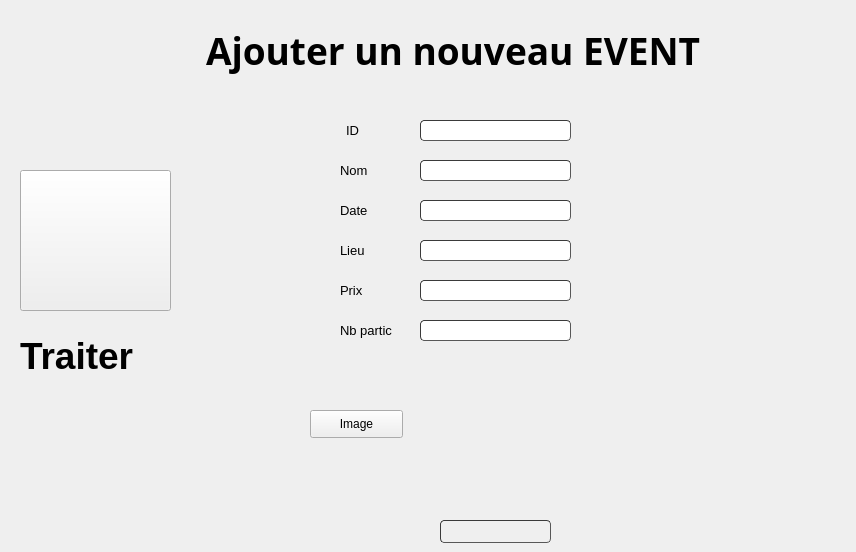
       <widget class="QWidget" name="page_2">
        <widget class="QLabel" name="text_nb">
         <property name="geometry">
          <rect>
           <x>340</x>
           <y>320</y>
           <width>71</width>
           <height>21</height>
          </rect>
         </property>
         <property name="font">
          <font>
           <pointsize>10</pointsize>
          </font>
         </property>
         <property name="text">
          <string>Nb partic</string>
         </property>
        </widget>
        <widget class="QLabel" name="text_prix">
         <property name="geometry">
          <rect>
           <x>340</x>
           <y>280</y>
           <width>61</width>
           <height>21</height>
          </rect>
         </property>
         <property name="font">
          <font>
           <pointsize>10</pointsize>
          </font>
         </property>
         <property name="text">
          <string>Prix</string>
         </property>
        </widget>
        <widget class="QLabel" name="label_17">
         <property name="geometry">
          <rect>
           <x>346</x>
           <y>120</y>
           <width>61</width>
           <height>21</height>
          </rect>
         </property>
         <property name="font">
          <font>
           <pointsize>10</pointsize>
          </font>
         </property>
         <property name="text">
          <string>ID</string>
         </property>
        </widget>
        <widget class="QLineEdit" name="lieu">
         <property name="geometry">
          <rect>
           <x>420</x>
           <y>240</y>
           <width>151</width>
           <height>21</height>
          </rect>
         </property>
         <property name="styleSheet">
          <string notr="true">	border-width: 1px; border-radius: 4px;
	border-color: rgb(58, 58, 58);
	border-style: inset;
	padding: 0 8px;


	selection-color: rgb(60, 63, 65);</string>
         </property>
        </widget>
        <widget class="QLineEdit" name="prix">
         <property name="geometry">
          <rect>
           <x>420</x>
           <y>280</y>
           <width>151</width>
           <height>21</height>
          </rect>
         </property>
         <property name="styleSheet">
          <string notr="true">	border-width: 1px; border-radius: 4px;
	border-color: rgb(58, 58, 58);
	border-style: inset;
	padding: 0 8px;


	selection-color: rgb(60, 63, 65);</string>
         </property>
        </widget>
        <widget class="QLabel" name="text_lieu">
         <property name="geometry">
          <rect>
           <x>340</x>
           <y>240</y>
           <width>61</width>
           <height>21</height>
          </rect>
         </property>
         <property name="font">
          <font>
           <pointsize>10</pointsize>
          </font>
         </property>
         <property name="text">
          <string>Lieu</string>
         </property>
        </widget>
        <widget class="QLineEdit" name="nom">
         <property name="geometry">
          <rect>
           <x>420</x>
           <y>160</y>
           <width>151</width>
           <height>21</height>
          </rect>
         </property>
         <property name="styleSheet">
          <string notr="true">	border-width: 1px; border-radius: 4px;
	border-color: rgb(58, 58, 58);
	border-style: inset;
	padding: 0 8px;


	selection-color: rgb(60, 63, 65);</string>
         </property>
        </widget>
        <widget class="QLineEdit" name="date">
         <property name="geometry">
          <rect>
           <x>420</x>
           <y>200</y>
           <width>151</width>
           <height>21</height>
          </rect>
         </property>
         <property name="styleSheet">
          <string notr="true">	border-width: 1px; border-radius: 4px;
	border-color: rgb(58, 58, 58);
	border-style: inset;
	padding: 0 8px;


	selection-color: rgb(60, 63, 65);</string>
         </property>
        </widget>
        <widget class="QLabel" name="text_date">
         <property name="geometry">
          <rect>
           <x>340</x>
           <y>200</y>
           <width>61</width>
           <height>21</height>
          </rect>
         </property>
         <property name="font">
          <font>
           <pointsize>10</pointsize>
          </font>
         </property>
         <property name="text">
          <string>Date</string>
         </property>
        </widget>
        <widget class="QPushButton" name="Valider">
         <property name="geometry">
          <rect>
           <x>440</x>
           <y>520</y>
           <width>111</width>
           <height>23</height>
          </rect>
         </property>
         <property name="styleSheet">
          <string notr="true">	border-width: 1px; border-radius: 4px;
	border-color: rgb(58, 58, 58);
	border-style: inset;
	padding: 0 8px;


	selection-color: rgb(60, 63, 65);
image: url(:/new/prefix1/icons/icons8_checkmark_96px.png);</string>
         </property>
         <property name="text">
          <string/>
         </property>
         <property name="icon">
          <iconset>
           <normaloff>:/icons/icons8_checkmark_96px.png</normaloff>:/icons/icons8_checkmark_96px.png</iconset>
         </property>
        </widget>
        <widget class="QLabel" name="label_7">
         <property name="geometry">
          <rect>
           <x>206</x>
           <y>20</y>
           <width>641</width>
           <height>61</height>
          </rect>
         </property>
         <property name="font">
          <font>
           <family>Nueva Std</family>
           <pointsize>28</pointsize>
           <weight>75</weight>
           <bold>true</bold>
          </font>
         </property>
         <property name="text">
          <string>Ajouter un nouveau EVENT</string>
         </property>
         <property name="textFormat">
          <enum>Qt::RichText</enum>
         </property>
        </widget>
        <widget class="QLineEdit" name="id">
         <property name="geometry">
          <rect>
           <x>420</x>
           <y>120</y>
           <width>151</width>
           <height>21</height>
          </rect>
         </property>
         <property name="styleSheet">
          <string notr="true">	border-width: 1px; border-radius: 4px;
	border-color: rgb(58, 58, 58);
	border-style: inset;
	padding: 0 8px;


	selection-color: rgb(60, 63, 65);
color: rgb(255, 255, 127);</string>
         </property>
        </widget>
        <widget class="QLabel" name="text_nom">
         <property name="geometry">
          <rect>
           <x>340</x>
           <y>160</y>
           <width>61</width>
           <height>21</height>
          </rect>
         </property>
         <property name="font">
          <font>
           <pointsize>10</pointsize>
          </font>
         </property>
         <property name="text">
          <string>Nom</string>
         </property>
        </widget>
        <widget class="QLineEdit" name="nb">
         <property name="geometry">
          <rect>
           <x>420</x>
           <y>320</y>
           <width>151</width>
           <height>21</height>
          </rect>
         </property>
         <property name="styleSheet">
          <string notr="true">	border-width: 1px; border-radius: 4px;
	border-color: rgb(58, 58, 58);
	border-style: inset;
	padding: 0 8px;


	selection-color: rgb(60, 63, 65);</string>
         </property>
        </widget>
        <widget class="QPushButton" name="event">
         <property name="geometry">
          <rect>
           <x>20</x>
           <y>170</y>
           <width>151</width>
           <height>141</height>
          </rect>
         </property>
         <property name="styleSheet">
          <string notr="true">gridline-color: rgb(0, 0, 0);
image: url(:/new/prefix1/icons/2558944.png);</string>
         </property>
         <property name="text">
          <string/>
         </property>
         <property name="icon">
          <iconset>
           <normaloff>:/icons/1458512 (1).png</normaloff>:/icons/1458512 (1).png</iconset>
         </property>
         <property name="iconSize">
          <size>
           <width>150</width>
           <height>150</height>
          </size>
         </property>
         <property name="autoDefault">
          <bool>false</bool>
         </property>
        </widget>
        <widget class="QLabel" name="label_4">
         <property name="geometry">
          <rect>
           <x>20</x>
           <y>330</y>
           <width>161</width>
           <height>51</height>
          </rect>
         </property>
         <property name="font">
          <font>
           <family>MS Shell Dlg 2</family>
           <pointsize>28</pointsize>
           <weight>75</weight>
           <bold>true</bold>
          </font>
         </property>
         <property name="text">
          <string>Traiter</string>
         </property>
        </widget>
        <widget class="QLabel" name="label_im">
         <property name="geometry">
          <rect>
           <x>420</x>
           <y>360</y>
           <width>161</width>
           <height>141</height>
          </rect>
         </property>
         <property name="text">
          <string/>
         </property>
        </widget>
        <widget class="QPushButton" name="insertion_image">
         <property name="geometry">
          <rect>
           <x>310</x>
           <y>410</y>
           <width>93</width>
           <height>28</height>
          </rect>
         </property>
         <property name="text">
          <string>Image</string>
         </property>
        </widget>
       </widget>
